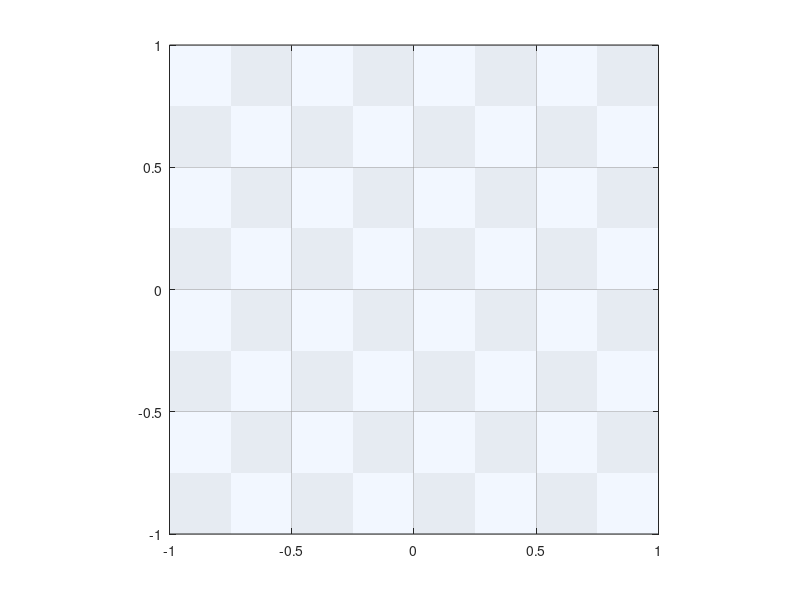

The MATLAB source for this figure: (Note: this script raises an error after producing the figure.)
clc
clear 
close all

%problema di controllo a orizzonte finito in cui il target si muove con velocita' costante in
%una direzione

gamma = 0; %peso del controllo

Tf = 1;
dt = 0.05;
dx = 0.025;
epsi = 1e-6;
tol = 1e-10;
f = @(x,y,a) [-1,1] + 0*[ y/(sqrt(x^2+y^2) + epsi), -x/(sqrt(x^2+y^2) + epsi) ]  + a;
rho = linspace(0,1.5,4);
rho = rho(2:end);
theta = linspace(0,2*pi,16);
[R,T] = ndgrid(rho,theta);
A = [0, 0 ; R(:).*cos(T(:)) , R(:).*sin(T(:))];
x = -1:dx:1;
N = length(x);
Na = size(A,1);
[X,Y] = ndgrid(x);

%scelta del centro del target
figure;
tile_size = 0.25; 
Checker = mod(floor(X/tile_size) + floor(Y/tile_size), 2);
h = pcolor(X, Y, Checker);
set(h, 'EdgeColor', 'none');
shading flat;
hold on;
colormap([0.90 0.92 0.95; 0.95 0.97 1.0]);
axis equal;
grid on;
set(gca, 'Layer', 'top', 'GridColor', [0.6 0.6 0.6], 'GridAlpha', 0.5);
xlim([-1,1])
ylim([-1 1])
[x_click,y_click] = ginput(1);
[~, idx] = min(abs(x- x_click));
[~, idy] = min(abs(x - y_click));
xc = x(idx);
yc =x(idy);
plot(xc,yc,'bo',"Color",'r','LineWidth',3);
drawnow
hold on 
pause(0.5)
close all
disp("Centro target = [" + xc + " " + yc + "]")
close all

%velocita' del target e raggio
xvel = -0.7;
yvel = 0.3;
radius = 0.1;
%running cost
l = @(s,x,y,a) (gamma*(a(1)^2 + a(2)^2) + 10)*( (x - (xc+xvel*s))^2 + (y - (yc+yvel*s))^2 >= radius^2);
interp = @(t,s,Vc) (1-t)*(1-s)*Vc(1) + t*(1-s)*Vc(2) + (1-t)*s*Vc(3) + s*t*Vc(4);

s = 0:dt:Tf;
Nt = length(s);
s = s(Nt-1:-1:1);

xc_f = xc + xvel*Tf;
yc_f = yc + yvel*Tf;

%final cost
if abs(xc_f) > 1 || abs(yc_f) > 1
    V = ones(N,N) * 1e12;
else
    dist_sq = (X - xc_f).^2 + (Y - yc_f).^2;
    V = (10+0.5*dist_sq)*(dist_sq > radius^2) + 0*(dist_sq <= radius^2);
end

Vm = zeros(N);
Vk = Vm;

Vt = zeros(N,N,Nt);
Vt(:,:,Nt) = V;
for n = 1:Nt-1
    xc_vel = xc+xvel*s(n);
    yc_vel = yc+yvel*s(n);
    if abs(xc_vel) > 1 || abs(yc_vel) > 1
        V = inf*ones(N,N);
        V(:,:,n) = V;
        continue;
    end

    for i = 1:N
        for j = 1:N
            Vm(i,j) = 1e12;

            if (X(i,j) - (xc_vel))^2 + (Y(i,j) - (yc_vel))^2 <= radius^2
                Vm(i,j) = 0;
                continue;
            end

            for m = 1:Na
                xs = [X(i,j), Y(i,j)] + dt*f(X(i,j),Y(i,j),A(m,:));
                if abs(xs(1)) > 1 || abs(xs(2)) > 1 
                    continue;
                else
                    [xi,yi] = findcell(xs,dx);
                    Ci = round((xi+1)/dx) +1;
                    Cj = round((yi+1)/dx) +1;
                    if Ci < 1 || Ci >= N || Cj < 1 || Cj >= N
                        continue;
                    end
                    Vc = [V(Ci,Cj) V(Ci+1,Cj) V(Ci,Cj+1) V(Ci+1,Cj+1)];
                    Vij = (interp((xs(1) - xi)/dx,(xs(2) - yi)/dx,Vc)+ dt*l(s(n),X(i,j),Y(i,j),A(m,:)));
                    Vm(i,j) = min(Vm(i,j),Vij);
                end
            end
            Vk(i,j) = Vm(i,j);
        end
    end
    V = Vk;
    Vt(:,:,Nt-n) = V;
end

function [xi,yi] = findcell(x,dx)
        k = (x(1)+1)/dx;
        l = (x(2)+1)/dx;
        xi = floor(k)*dx -1;
        yi = floor(l)*dx -1;
end

clearvars i j m n
save("MobileTargetData.mat");
